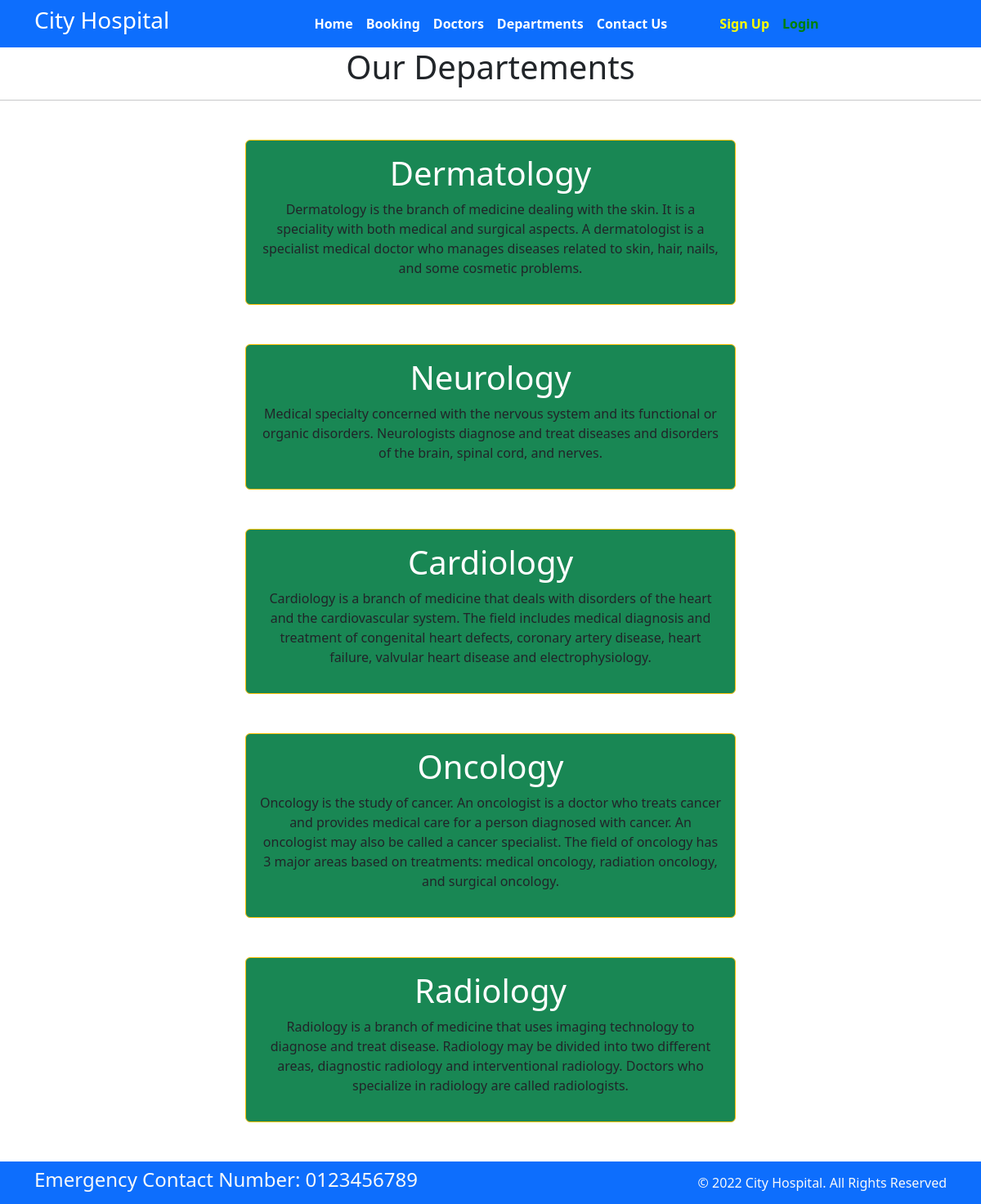
Page /department/ on the committed database.
### home/models.py (models this page shows, shortened)
class Departments(models.Model):
    dep_name = models.CharField(max_length=100)
    dep_description = models.TextField()

### home/views.py (the view)
# urls.py: path("department/",views.department,name="department"),
def department(request):
    dict_dept = {
        "dept":Departments.objects.all()
    }
    return render(request,"department.html",dict_dept)

### templates/department.html (shortened to what this page needs)
{% extends "base.html" %}
{% block content %}
<h1 class="text-center">Our Departements</h1>
<hr>
{% for d in dept %}
<div class="mx-auto w-50 bg-success text-center text-white p-3 my-5 border border-warning rounded">
    <h1>{{d.dep_name}}</h1>
    <p class="text-dark">{{d.dep_description}}</p>
</div>
{% endfor %}
{% endblock %}

### rows in the picture
Departments: dep_name "Dermatology", dep_description "Dermatology is the branch of medicine dealing with the skin. It is a speciality with both medical and surgical aspects. A dermatologist is a specialist medical doctor who manages diseases related to skin, hair, nails, and some cosmetic problems."
Departments: dep_name "Neurology", dep_description "Medical specialty concerned with the nervous system and its functional or organic disorders. Neurologists diagnose and treat diseases and disorders of the brain, spinal cord, and nerves."
Departments: dep_name "Cardiology", dep_description "Cardiology is a branch of medicine that deals with disorders of the heart and the cardiovascular system. The field includes medical diagnosis and treatment of congenital heart defects, coronary artery disease, heart failure, valvular heart disease and electrophysiology."
Departments: dep_name "Oncology", dep_description "Oncology is the study of cancer. An oncologist is a doctor who treats cancer and provides medical care for a person diagnosed with cancer. An oncologist may also be called a cancer specialist. The field of oncology has 3 major areas based on treatments: medical oncology, radiation oncology, and surgical oncology."
Departments: dep_name "Radiology", dep_description "Radiology is a branch of medicine that uses imaging technology to diagnose and treat disease. Radiology may be divided into two different areas, diagnostic radiology and interventional radiology. Doctors who specialize in radiology are called radiologists."
